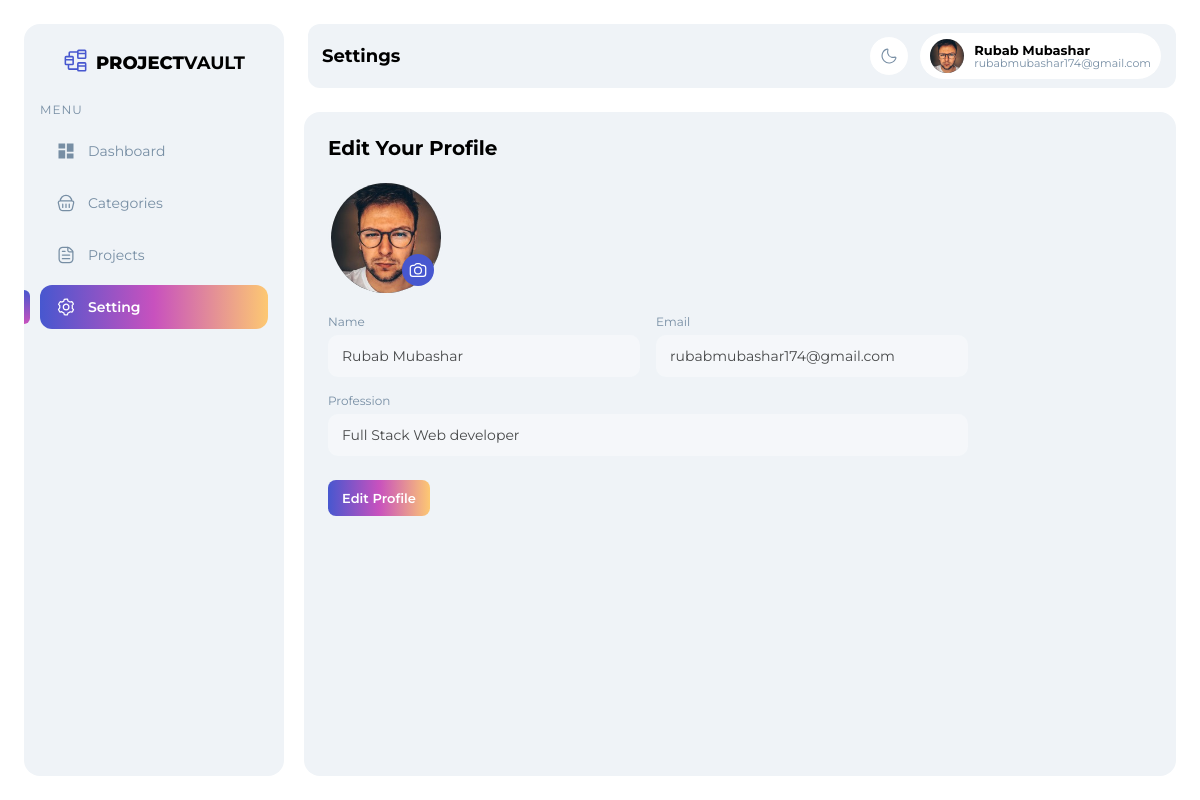
Screenshot of /setting.php with the database file from the repository.
### tables this page shows
CREATE TABLE `settings` (
  `id` int(11) NOT NULL,
  `name` varchar(100) NOT NULL,
  `email` varchar(150) NOT NULL,
  `profession` varchar(150) NOT NULL,
  `avatar` varchar(255) DEFAULT NULL,
  `updated_at` timestamp NOT NULL DEFAULT current_timestamp() ON UPDATE current_timestamp()
);

### includes/profile-data.php (called while the page is built, shortened)
<?php
require_once __DIR__ . "/../config/db.php";
$sql = "SELECT * FROM settings WHERE id = 1 LIMIT 1";
$result = $conn->query($sql);
$settings = [
  "name" => "",
  "email" => "",
  "profession" => "",
  "avatar" => "assets/img/user.jpg"
];
if ($result && $result->num_rows > 0) {
  $settings = $result->fetch_assoc();
}
$name = htmlspecialchars($settings["name"]);
$email = htmlspecialchars($settings["email"]);
$profession = htmlspecialchars($settings["profession"]);
$avatar = htmlspecialchars($settings["avatar"]);

### setting.php (the view, shortened to what this page needs)
<?php
$pageTitle = "Settings";
require_once "includes/profile-data.php";
?>
<!DOCTYPE html>
<html lang="en">
<head>
    <link rel="stylesheet" href="assets/css/style.css">
</head>
<body>
    <aside class="sidebar">
        <div class="sidebar-head">
            <h1><span></span><strong>Project</strong> vault</h1>
            <p class="menu-label">MENU</p>
        </div>
        <nav class="sidebar-menu">
            <a href="index.php" class="menu-item">
                <svg xmlns="http://www.w3.org/2000/svg" width="512" height="512" viewBox="0 0 24 24">
                    <path fill="currentColor" d="M21 21h-8v-6h8v6Zm-10 0H3V11h8v10Zm10-8h-8V3h8v10ZM11 9H3V3h8v6Z" />
                </svg>
                <span>Dashboard</span>
            </a>
            <a href="categories.php" class="menu-item">
                <span>Categories</span>
            </a>
            <a href="projects.php" class="menu-item">
                <span>Projects</span>
            </a>
            <a href="setting.php" class="menu-item active">
                <span class="active-indicator"></span>
                <span>Setting</span>
            </a>
        </nav>
    </aside>
    <div class="main">
         <?php include "includes/navbar.php"; ?>
        <section class="content profile-settings">
            <h2 class="settings-title">Edit Your Profile</h2>
            <div class="avatar-wrapper">
                <img src="<?php echo $avatar; ?>" alt="Avatar" class="avatar-img" id="avatarPreview">
                <button class="avatar-upload-btn" type="button" title="Upload image">
                </button>
            </div>
            <form id="profileForm" class="profile-form" action="assets/backend/profile.php" method="POST" enctype="multipart/form-data">
                <div class="form-group">
                  <label>Name</label>
                  <input type="text" name="name" value="<?php echo $name; ?>" readonly required>
                </div>
                <div class="form-group">
                  <label>Email</label>
                  <input type="email" name="email" value="<?php echo $email; ?>" readonly required>
                </div>
                <div class="form-group full">
                  <label>Profession</label>
                  <input type="text" name="profession" value="<?php echo $profession; ?>" readonly required>
                </div>
             </form>
            <div class="settings-actions">
              <button class="btn btn-gradient" id="editSaveBtn" type="button">
               Edit Profile
              </button>
            </div>
        </section>
    </div>
</body>
</html>

### includes/navbar.php (shortened to what this page needs)
<header class="navbar">
    <h1 class="nav-title">
     <?php echo $pageTitle ?? 'Dashboard'; ?>
    </h1>
    <div class="nav-right">
        <button class="icon-btn" type="button" aria-label="Toggle theme">
        </button>
       <div class="user-chip">
         <img class="user-avatar" src="<?php echo $avatar; ?>" alt="User">
         <div class="user-text">
           <span class="user-name"><?php echo $name; ?></span>
           <span class="user-email"><?php echo $email; ?></span>
         </div>
        </div>
    </div>
</header>

### rows the page displays
settings: avatar (picture), name "Rubab Mubashar", email "rubabmubashar174@gmail.com", profession "Full Stack Web developer"

### other values shown
$pageTitle "Settings"
